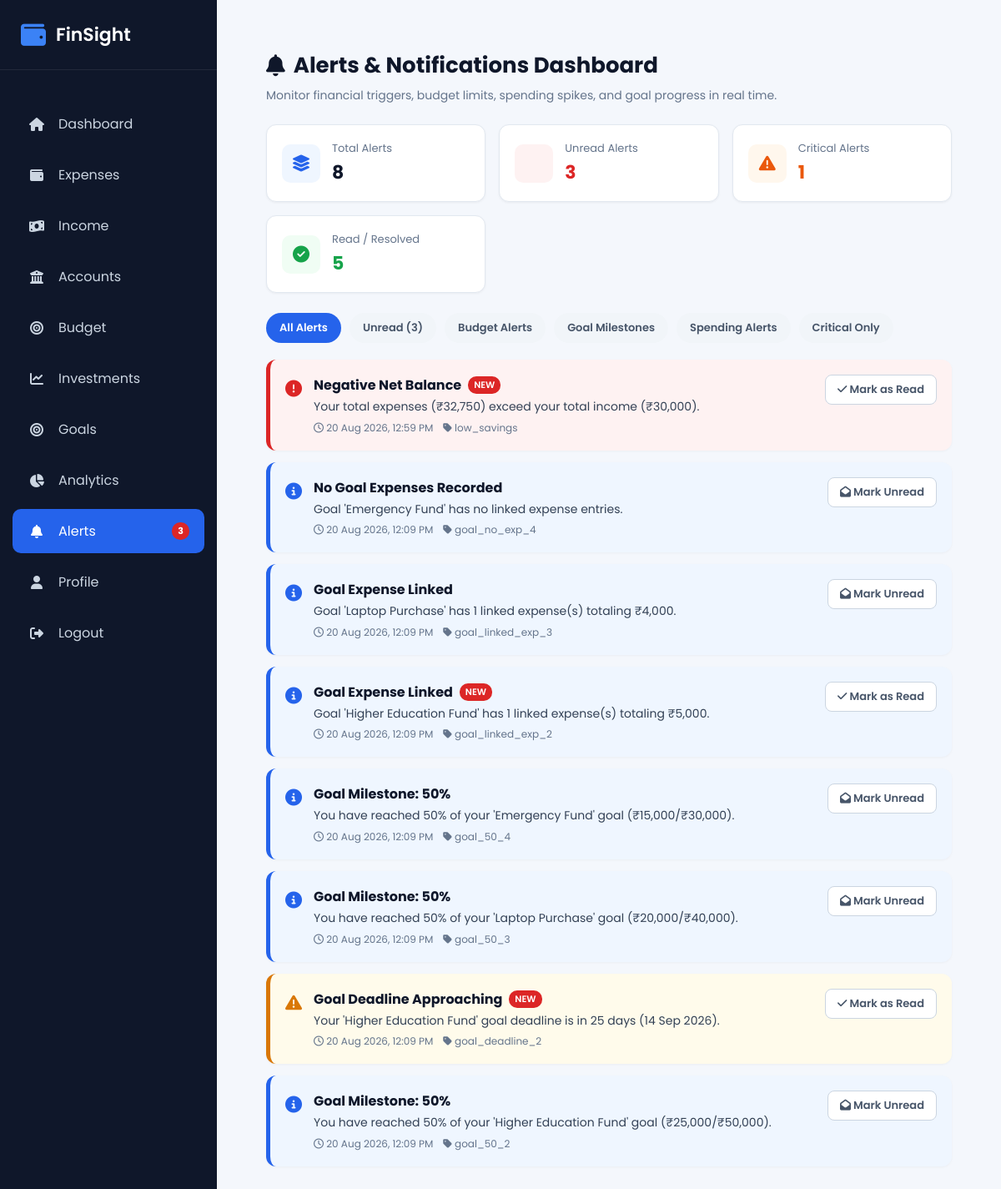
The app's page /alerts (signed in) with its own data.
### models/alert.py (models this page shows, shortened)
class FinancialAlert(db.Model):
    __tablename__ = "financial_alerts"
    id = db.Column(db.Integer, primary_key=True)
    user_id = db.Column(
        db.Integer,
        db.ForeignKey("users.id"),
        nullable=False
    )
    alert_type = db.Column(
        db.String(50),
        nullable=False
    )
    title = db.Column(
        db.String(150),
        nullable=False
    )
    message = db.Column(
        db.Text,
        nullable=False
    )
    severity = db.Column(
        db.String(20),
        nullable=False,
        default="warning"
    )
    is_read = db.Column(
        db.Boolean,
        default=False,
        nullable=False
    )
    created_at = db.Column(
        db.DateTime,
        default=datetime.utcnow
    )
    user = db.relationship(
        "User",
        backref=db.backref("alerts", lazy=True, cascade="all, delete-orphan")
    )

### routes/alert.py (the view)
@alert_bp.route("/alerts")
@login_required
def alerts():
    user_id = current_user.id
    check_and_create_alerts(user_id)
    all_user_alerts = FinancialAlert.query.filter_by(user_id=user_id).order_by(FinancialAlert.created_at.desc()).all()
    total_alerts = len(all_user_alerts)
    unread_alerts = sum(1 for a in all_user_alerts if not a.is_read)
    critical_alerts = sum(1 for a in all_user_alerts if a.severity in ["danger", "critical"])
    resolved_alerts = sum(1 for a in all_user_alerts if a.is_read)
    active_filter = request.args.get("filter", "all").lower()
    if active_filter == "unread":
        filtered_alerts = [a for a in all_user_alerts if not a.is_read]
    elif active_filter == "budget":
        filtered_alerts = [a for a in all_user_alerts if "budget" in a.alert_type.lower() or "budget" in a.title.lower()]
    elif active_filter == "goal":
        filtered_alerts = [a for a in all_user_alerts if "goal" in a.alert_type.lower() or "goal" in a.title.lower()]
    elif active_filter == "spending":
        filtered_alerts = [a for a in all_user_alerts if "spending" in a.alert_type.lower() or "spending" in a.title.lower()]
    elif active_filter == "critical":
        filtered_alerts = [a for a in all_user_alerts if a.severity in ["danger", "critical"]]
    else:
        filtered_alerts = all_user_alerts
    return render_template(
        "alerts.html",
        alerts=filtered_alerts,
        active_filter=active_filter,
        total_alerts=total_alerts,
        unread_alerts=unread_alerts,
        critical_alerts=critical_alerts,
        resolved_alerts=resolved_alerts
    )

### app.py (called while the page is built)
@login_manager.user_loader
def load_user(user_id):
    return User.query.get(int(user_id))

@app.context_processor
def inject_global_vars():
    if current_user.is_authenticated:
        unread_count = FinancialAlert.query.filter_by(user_id=current_user.id, is_read=False).count()
        return dict(unread_alerts_count=unread_count)
    return dict(unread_alerts_count=0)

### services/spending_analysis.py (called while the page is built)
def get_first_day_of_month(dt, offset_months=0):
    year = dt.year
    month = dt.month - offset_months
    while month <= 0:
        month += 12
        year -= 1
    return date(year, month, 1)

def get_last_day_of_month(dt_start):
    if dt_start.month == 12:
        next_month = date(dt_start.year + 1, 1, 1)
    else:
        next_month = date(dt_start.year, dt_start.month + 1, 1)
    return next_month - timedelta(days=1)

### templates/alerts.html (shortened to what this page needs)
{% extends "layout.html" %}
{% block content %}
<div class="alerts-container">
    <div class="alerts-header">
        <div>
            <h1><i class="fa-solid fa-bell"></i> Alerts & Notifications Dashboard</h1>
            <p>Monitor financial triggers, budget limits, spending spikes, and goal progress in real time.</p>
        </div>
    </div>
    <div class="summary-grid">
        <div class="summary-card">
            <div class="summary-icon total"><i class="fa-solid fa-layer-group"></i></div>
            <div class="summary-info">
                <span class="label">Total Alerts</span>
                <span class="value">{{ total_alerts }}</span>
            </div>
        </div>
        <div class="summary-card">
            <div class="summary-icon unread"></div>
            <div class="summary-info">
                <span class="label">Unread Alerts</span>
                <span class="value" style="color: #DC2626;">{{ unread_alerts }}</span>
            </div>
        </div>
        <div class="summary-card">
            <div class="summary-icon critical"><i class="fa-solid fa-triangle-exclamation"></i></div>
            <div class="summary-info">
                <span class="label">Critical Alerts</span>
                <span class="value" style="color: #EA580C;">{{ critical_alerts }}</span>
            </div>
        </div>
        <div class="summary-card">
            <div class="summary-icon resolved"><i class="fa-solid fa-circle-check"></i></div>
            <div class="summary-info">
                <span class="label">Read / Resolved</span>
                <span class="value" style="color: #16A34A;">{{ resolved_alerts }}</span>
            </div>
        </div>
    </div>
    <div class="filter-bar">
        <a href="{{ url_for('alert.alerts', filter='all') }}" class="filter-pill {% if active_filter == 'all' %}active{% endif %}">All Alerts</a>
        <a href="{{ url_for('alert.alerts', filter='unread') }}" class="filter-pill {% if active_filter == 'unread' %}active{% endif %}">Unread ({{ unread_alerts }})</a>
        <a href="{{ url_for('alert.alerts', filter='budget') }}" class="filter-pill {% if active_filter == 'budget' %}active{% endif %}">Budget Alerts</a>
        <a href="{{ url_for('alert.alerts', filter='goal') }}" class="filter-pill {% if active_filter == 'goal' %}active{% endif %}">Goal Milestones</a>
        <a href="{{ url_for('alert.alerts', filter='spending') }}" class="filter-pill {% if active_filter == 'spending' %}active{% endif %}">Spending Alerts</a>
        <a href="{{ url_for('alert.alerts', filter='critical') }}" class="filter-pill {% if active_filter == 'critical' %}active{% endif %}">Critical Only</a>
    </div>
    {% if alerts %}
    <div class="alerts-list">
        {% for alert in alerts %}
        <div class="alert-card {{ alert.severity }}">
            <div class="alert-main">
                <div class="alert-badge-icon">
                    {% if alert.severity == 'danger' %}
                        <i class="fa-solid fa-circle-exclamation"></i>
                    {% elif alert.severity == 'warning' %}
                        <i class="fa-solid fa-triangle-exclamation"></i>
                    {% elif alert.severity == 'success' %}
                        <i class="fa-solid fa-circle-check"></i>
                    {% else %}
                        <i class="fa-solid fa-circle-info"></i>
                    {% endif %}
                </div>
                <div class="alert-details">
                    <h3>
                        {{ alert.title }}
                        {% if not alert.is_read %}
                            <span style="font-size: 11px; padding: 2px 7px; background: #DC2626; color: #fff; border-radius: 10px; font-weight: 600;">NEW</span>
                        {% endif %}
                    </h3>
                    <p>{{ alert.message }}</p>
                    <div class="alert-meta">
                        <span><i class="fa-regular fa-clock"></i> {{ alert.created_at.strftime('%d %b %Y, %I:%M %p') if alert.created_at else '' }}</span>
                        <span><i class="fa-solid fa-tag"></i> {{ alert.alert_type }}</span>
                    </div>
                </div>
            </div>
            <form action="{{ url_for('alert.toggle_alert_read', alert_id=alert.id) }}" method="POST">
                <button type="submit" class="btn-toggle-read">
                    {% if alert.is_read %}
                        <i class="fa-solid fa-envelope-open"></i> Mark Unread
                    {% else %}
                        <i class="fa-solid fa-check"></i> Mark as Read
                    {% endif %}
                </button>
            </form>
        </div>
        {% endfor %}
    </div>
    {% else %}
    <div class="empty-state">
        <i class="fa-solid fa-circle-check" style="font-size: 32px; color: #16A34A; margin-bottom: 12px; display: block;"></i>
        <h3 style="margin: 0 0 6px 0; color: #0F172A;">No Alerts Found</h3>
        <p style="margin: 0;">There are no alerts matching the selected filter criteria.</p>
    </div>
    {% endif %}
</div>
{% endblock %}

### static/css/layout.css (style rules this page uses)
* { margin:0; padding:0; box-sizing:border-box; font-family:'Poppins',sans-serif; }
body { background:#f4f7fc; }

### templates/alerts.html (style rules this page uses)
.alerts-container { padding: 24px; max-width: 1200px; margin: 0 auto; }
.alerts-header { display: flex; align-items: center; justify-content: space-between; margin-bottom: 24px; }
.alerts-header h1 { font-size: 26px; font-weight: 700; color: #0F172A; margin: 0 0 6px 0; display: flex; align-items: center; gap: 10px; }
.alerts-header p { color: #64748B; margin: 0; font-size: 14px; }
.summary-grid { display: grid; grid-template-columns: repeat(auto-fit, minmax(220px, 1fr)); gap: 16px; margin-bottom: 24px; }
.summary-card { background: #ffffff; border-radius: 12px; padding: 18px; box-shadow: 0 1px 3px rgba(0, 0, 0, 0.05); border: 1px solid #E2E8F0; display: flex; align-items: center; gap: 14px; }
.summary-icon { width: 46px; height: 46px; border-radius: 10px; display: flex; align-items: center; justify-content: center; font-size: 20px; }
.summary-icon.total { background: #EFF6FF; color: #2563EB; }
.summary-icon.unread { background: #FEF2F2; color: #DC2626; }
.summary-icon.critical { background: #FFF7ED; color: #EA580C; }
.summary-icon.resolved { background: #F0FDF4; color: #16A34A; }
.summary-info .label { font-size: 13px; color: #64748B; display: block; margin-bottom: 2px; }
.summary-info .value { font-size: 22px; font-weight: 700; color: #0F172A; }
.filter-bar { display: flex; align-items: center; gap: 10px; margin-bottom: 20px; flex-wrap: wrap; }
.filter-pill { padding: 8px 16px; border-radius: 20px; background: #F1F5F9; color: #475569; text-decoration: none; font-size: 13px; font-weight: 600; transition: all 0.2s ease; }
.filter-pill:hover, .filter-pill.active { background: #2563EB; color: #ffffff; }
.alerts-list { display: flex; flex-direction: column; gap: 14px; }
.alert-card { background: #ffffff; border-radius: 12px; padding: 18px; border-left: 5px solid #CBD5E1; box-shadow: 0 1px 3px rgba(0, 0, 0, 0.04); display: flex; align-items: flex-start; justify-content: space-between; gap: 16px; transition: transform 0.2s ease; }
.alert-card.danger { border-left-color: #DC2626; background: #FEF2F2; }
.alert-card.warning { border-left-color: #D97706; background: #FFFBEB; }
.alert-card.info { border-left-color: #2563EB; background: #EFF6FF; }
.alert-main { display: flex; align-items: flex-start; gap: 14px; }
.alert-badge-icon { font-size: 20px; margin-top: 2px; }
.alert-card.danger .alert-badge-icon { color: #DC2626; }
.alert-card.warning .alert-badge-icon { color: #D97706; }
.alert-card.info .alert-badge-icon { color: #2563EB; }
.alert-details h3 { font-size: 16px; font-weight: 700; color: #0F172A; margin: 0 0 4px 0; display: flex; align-items: center; gap: 8px; }
.alert-details p { color: #334155; font-size: 14px; margin: 0 0 6px 0; line-height: 1.4; }
.alert-meta { font-size: 12px; color: #64748B; display: flex; align-items: center; gap: 12px; }
.btn-toggle-read { padding: 7px 14px; border-radius: 8px; font-size: 13px; font-weight: 600; border: 1px solid #CBD5E1; background: #ffffff; color: #475569; cursor: pointer; transition: all 0.2s ease; white-space: nowrap; }

### records on screen
FinancialAlert: severity "danger" (drawn), title "Negative Net Balance", is_read "NEW", message "Your total expenses (₹32,750) exceed your total income (₹30,000).", created_at "20 Aug 2026, 12:59 PM", alert_type "low_savings"
FinancialAlert: severity "info" (drawn), title "No Goal Expenses Recorded", message "Goal 'Emergency Fund' has no linked expense entries.", created_at "20 Aug 2026, 12:09 PM", alert_type "goal_no_exp_4", is_read True (drawn)
FinancialAlert: severity "info" (drawn), title "Goal Expense Linked", message "Goal 'Laptop Purchase' has 1 linked expense(s) totaling ₹4,000.", created_at "20 Aug 2026, 12:09 PM", alert_type "goal_linked_exp_3", is_read True (drawn)
FinancialAlert: severity "info" (drawn), title "Goal Expense Linked", is_read "NEW", message "Goal 'Higher Education Fund' has 1 linked expense(s) totaling ₹5,000.", created_at "20 Aug 2026, 12:09 PM", alert_type "goal_linked_exp_2"
FinancialAlert: severity "info" (drawn), title "Goal Milestone: 50%", message "You have reached 50% of your 'Emergency Fund' goal (₹15,000/₹30,000).", created_at "20 Aug 2026, 12:09 PM", alert_type "goal_50_4", is_read True (drawn)
FinancialAlert: severity "info" (drawn), title "Goal Milestone: 50%", message "You have reached 50% of your 'Laptop Purchase' goal (₹20,000/₹40,000).", created_at "20 Aug 2026, 12:09 PM", alert_type "goal_50_3", is_read True (drawn)
FinancialAlert: severity "warning" (drawn), title "Goal Deadline Approaching", is_read "NEW", message "Your 'Higher Education Fund' goal deadline is in 25 days (14 Sep 2026).", created_at "20 Aug 2026, 12:09 PM", alert_type "goal_deadline_2"
FinancialAlert: severity "info" (drawn), title "Goal Milestone: 50%", message "You have reached 50% of your 'Higher Education Fund' goal (₹25,000/₹50,000).", created_at "20 Aug 2026, 12:09 PM", alert_type "goal_50_2", is_read True (drawn)

### other values on screen
{{ unread_alerts_count }} "3"
{{ total_alerts }} "8"
{{ unread_alerts }} "3"
{{ critical_alerts }} "1"
{{ resolved_alerts }} "5"
